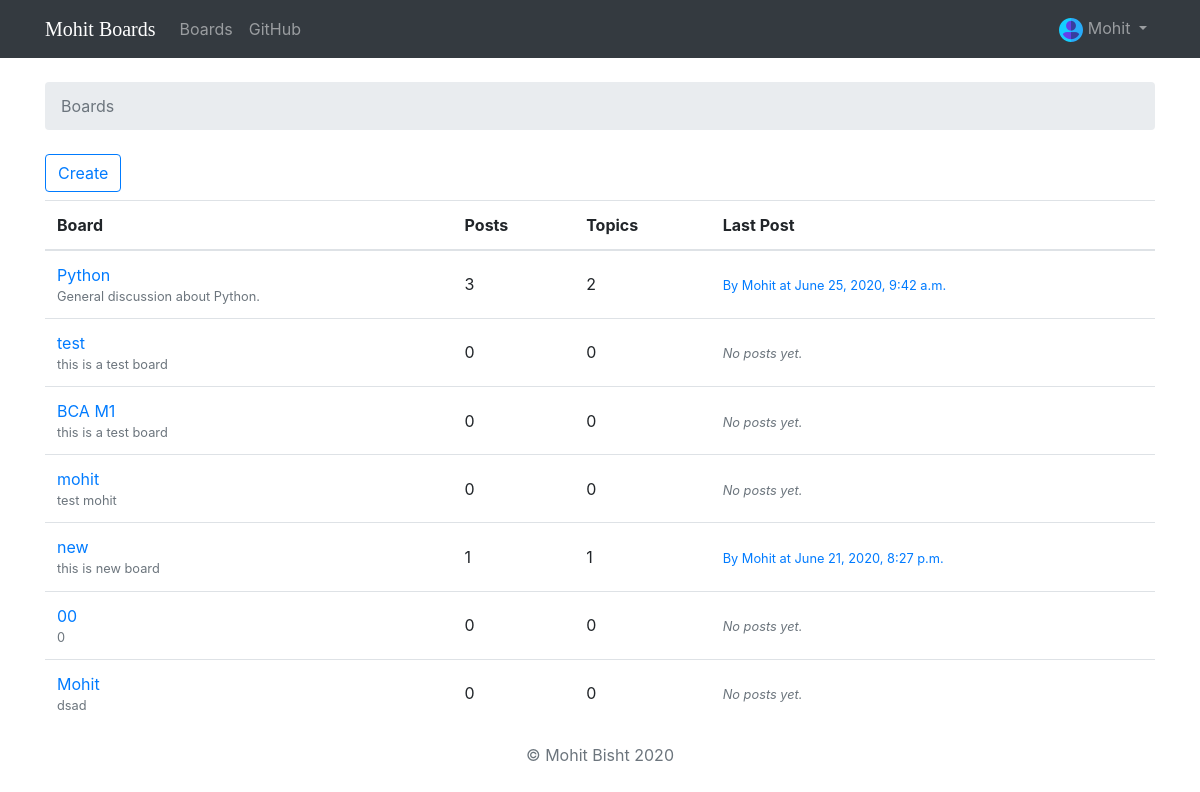
The app's page / (signed in), older data.
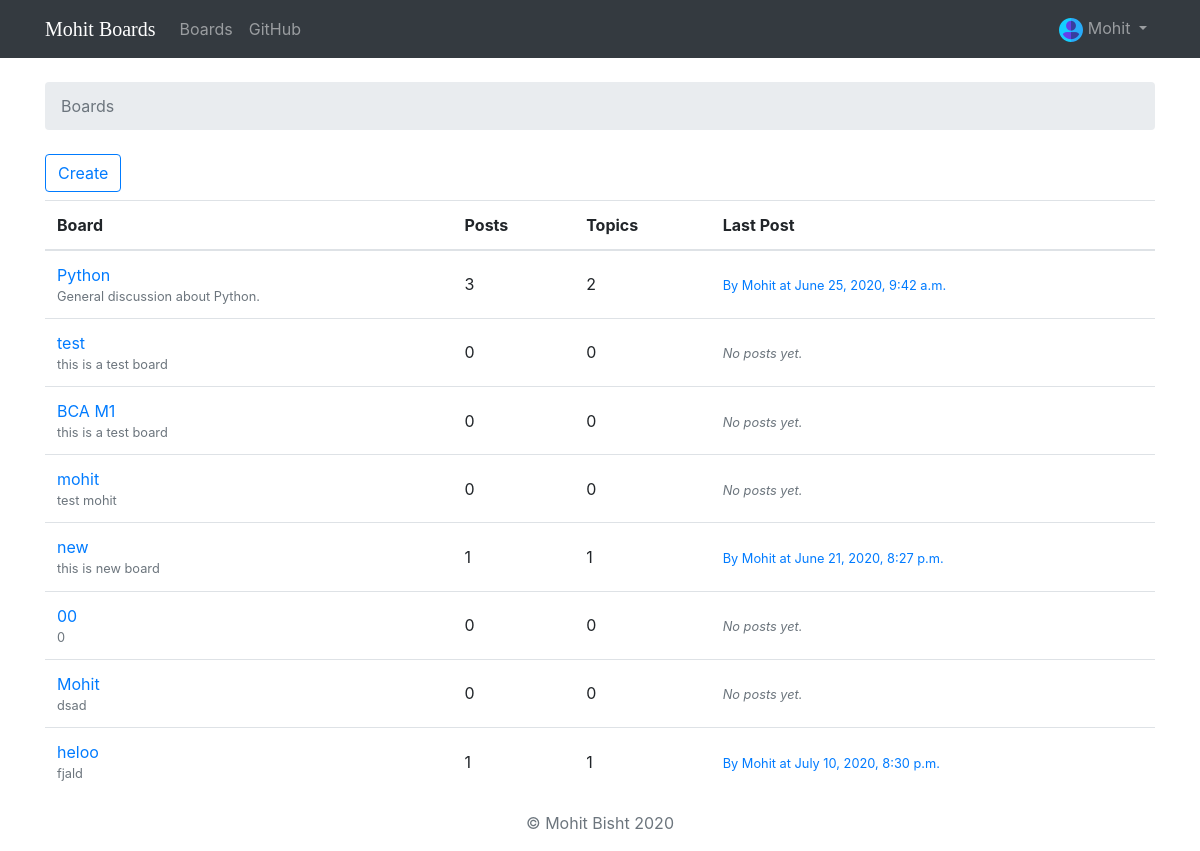
The same page, newer data.
### chatsite/models.py (models this page shows, shortened)
class Board(models.Model):
    name = models.CharField(max_length=30, unique=True)
    description = models.CharField(max_length=100)
    def get_posts_count(self):
        return Post.objects.filter(topic__board=self).count()
    def get_last_post(self):
        return Post.objects.filter(topic__board=self).order_by('-created_at').first()

class Post(models.Model):
    message = models.TextField(max_length=4000)
    topic = models.ForeignKey(Topic, on_delete=models.CASCADE, related_name='posts')
    created_at = models.DateTimeField(auto_now_add=True)
    updated_at = models.DateTimeField(null=True)
    created_by = models.ForeignKey(User, on_delete=models.CASCADE, related_name='posts')
    updated_by = models.ForeignKey(User, on_delete=models.CASCADE, null=True, related_name='+')

### chatsite/views.py (the view)
# urls.py: url(r'^$', views.BoardListView.as_view(), name='home'),
class BoardListView(ListView):
        model = Board
        context_object_name = 'boards'
        template_name = 'home.html'

### templates/home.html
{% extends 'base.html' %}
{% block breadcrumb %}
  <li class="breadcrumb-item active">Boards</li>
{% endblock %}
{% block content %}
<a class="btn btn-outline-primary mb-2" href="{% url 'board_form' %}">Create</a>
  <table class="table">
    <thead class="thead-inverse">
      <tr>
        <th>Board</th>
        <th>Posts</th>
        <th>Topics</th>
        <th>Last Post</th>
      </tr>
    </thead>
    <tbody>
      {% for board in boards %}
        <tr>
          <td>
            <a href="{% url 'board_topics' board.pk %}">{{ board.name }}</a>
            <small class="text-muted d-block">{{ board.description }}</small>
          </td>
          <td class="align-middle">
            {{ board.get_posts_count }}
          </td>
          <td class="align-middle">
            {{ board.topics.count }}
          </td>
          <td class="align-middle">
            {% with post=board.get_last_post %}
            {% if post %}
              <small>
                <a href="{% url 'topic_posts' board.pk post.topic.pk %}">
                  By {{ post.created_by.username }} at {{ post.created_at }}
                </a>
              </small>
            {% else %}
              <small class="text-muted">
                <em>No posts yet.</em>
              </small>
            {% endif %}
          {% endwith %}
          </td>
        </tr>
      {% endfor %}
    </tbody>
  </table>
{% endblock %}

Row changes from the older to the newer data that the page shows:
added Board: name "heloo", description "fjald", get_posts_count "1", topics.count "1", get_last_post.created_by.username "Mohit", get_last_post.created_at "July 10, 2020, 8:30 p.m."
